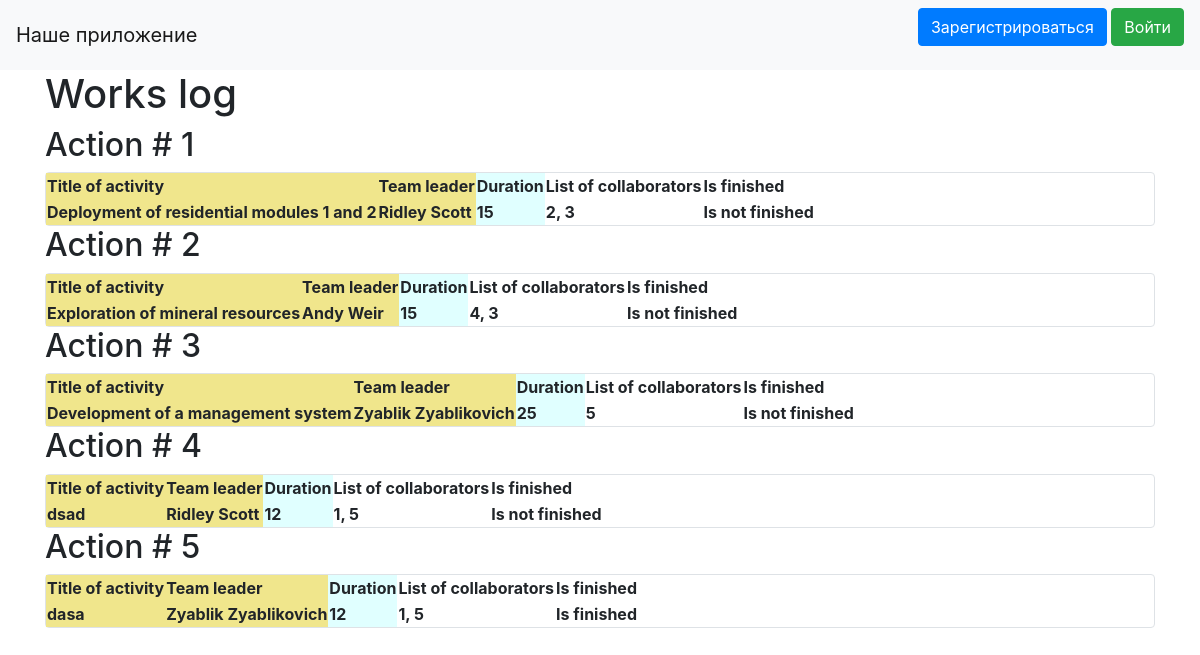
The page / on the database its author committed.
### data/jobs.py (models this page shows)
class Jobs(SqlAlchemyBase):
    __tablename__ = 'jobs'
    id = sqlalchemy.Column(sqlalchemy.Integer, primary_key=True, autoincrement=True)
    team_leader = sqlalchemy.Column(sqlalchemy.Integer, sqlalchemy.ForeignKey("users.id"))
    job = sqlalchemy.Column(sqlalchemy.String, nullable=True)
    work_size = sqlalchemy.Column(sqlalchemy.Integer, nullable=True)
    collaborators = sqlalchemy.Column(sqlalchemy.String, nullable=True)
    start_date = sqlalchemy.Column(sqlalchemy.DateTime, default=datetime.datetime.now)
    end_date = sqlalchemy.Column(sqlalchemy.DateTime, default=datetime.datetime.now)
    is_finished = sqlalchemy.Column(sqlalchemy.Boolean, nullable=True)
    user = orm.relation('User')

### main.py (the view)
@app.route('/')
def index():
    db_sess = db_session.create_session()
    jobs = db_sess.query(Jobs).filter(Jobs.id > 0).all()
    for i in jobs:
        if i.is_finished:
            i.is_finished1 = 'Is finished'
        else:
            i.is_finished1 = 'Is not finished'
        user = db_sess.query(User).filter(User.id == i.team_leader).first()
        i.team_leader1 = user.name + ' ' + user.surname
    return render_template("index.html", jobs=jobs)

### data/db_session.py (called while the page is built)
def create_session() -> Session:
    global __factory
    return __factory()

### templates/index.html
{% extends "base.html" %}
{% block content %}
<h1>Works log</h1>
{% for item in jobs%}
<h2>Action # {{item.id}}</h2>
<div class="col-md6 border rounded">
    <table>
  <colgroup>
    <col span="2" style="background:Khaki">
    <col style="background-color:LightCyan">
  </colgroup>
  <tr>
    <th>Title of activity</th>
    <th>Team leader</th>
    <th>Duration</th>
    <th>List of collaborators</th>
      <th>Is finished</th>
  </tr>
  <tr>
    <th>{{item.job}}</th>
    <th>{{item.team_leader1}}</th>
    <th>{{item.work_size}}</th>
    <th>{{item.collaborators}}</th>
      <th>{{item.is_finished1}}</th>
  </tr>
</table>
</div>
{% endfor %}
{% endblock %}ml>

### templates/base.html (shortened to what this page needs)
<!doctype html>
<html lang="en">
<head>
    <link rel="stylesheet"
          href="https://stackpath.bootstrapcdn.com/bootstrap/4.4.1/css/bootstrap.min.css"
>
</head>
<body>
<header>
    <nav class="navbar navbar-light bg-light">
        <a class="navbar-brand" href="#">Наше приложение</a>
        {% if current_user.is_authenticated %}
    <a class="navbar-brand" href="/logout">{{ current_user.surname }} {{ current_user.name }}</a>
{% else %}
    <p>
        <a class="btn btn-primary " href="/register">Зарегистрироваться</a>
        <a class="btn btn-success" href="/login">Войти</a>
    </p>
{% endif %}
    </nav>
</header>
<main role="main" class="container">
    {% block content %}{% endblock %}
</main>
</body>
</html>

### rows shown on the page
Jobs: id "1", job "Deployment of residential modules 1 and 2", team_leader1 "Ridley Scott", work_size "15", collaborators "2, 3", is_finished1 "Is not finished"
Jobs: id "2", job "Exploration of mineral resources", team_leader1 "Andy Weir", work_size "15", collaborators "4, 3", is_finished1 "Is not finished"
Jobs: id "3", job "Development of a management system", team_leader1 "Zyablik Zyablikovich", work_size "25", collaborators "5", is_finished1 "Is not finished"
Jobs: id "4", job "dsad", team_leader1 "Ridley Scott", work_size "12", collaborators "1, 5", is_finished1 "Is not finished"
Jobs: id "5", job "dasa", team_leader1 "Zyablik Zyablikovich", work_size "12", collaborators "1, 5", is_finished1 "Is finished"
